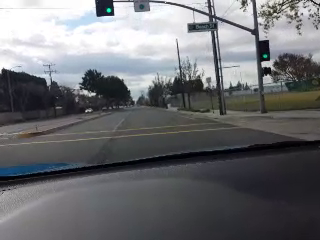
#> input picture frame 44 of 4.mp4, 320 x 240 px, given in place of project_video.mp4, which was not available
$ python HoughLine.py
#> lines starting #> are read from the running program, lines starting #| are printed output that depends on the picture; after the words box and inside, x2 and y2 are one past the last pixel; in counts of white or black regions, pixels touching at a corner belong together; pictures that were not available may be replaced by others from this repository, and a replacement may not be noted
import cv2     # import libraries of python OpenCV where its functionality resides
import numpy as np   # np is an alias pointing to numpy library

video = cv2.VideoCapture("project_video.mp4")

while True:
    ret, orig_frame = video.read()        # reads frames from a camera
#> orig_frame is the input picture: shape (240, 320, 3); mean B, G, R 113.6, 110.3, 109.1
    if not ret:
        video = cv2.VideoCapture("project_video.mp4")  # capture frames from a camera
        continue

    frame = cv2.GaussianBlur(orig_frame, (5, 5), 0)
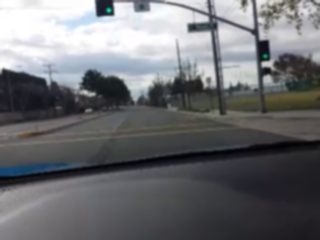
#> frame: shape (240, 320, 3); mean B, G, R 113.6, 110.3, 109.1
    hsv = cv2.cvtColor(frame, cv2.COLOR_BGR2HSV)
#> hsv: shape (240, 320, 3); mean H, S, V 99.7, 25, 115

    # [7 lines of commented-out code are left out]
    lower = np.uint8([200, 200, 200])
    upper = np.uint8([255, 255, 255])
    white_mask = cv2.inRange(orig_frame, lower, upper)
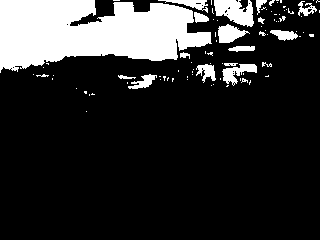
#> white_mask: shape (240, 320); 18.1% white; 90 white regions (71 under 20 px), largest, box (x1, y1, x2, y2) and area: (0, 0, 212, 73) 10687, (214, 0, 254, 27) 714, (218, 24, 250, 43) 360

    # yellow color mask
    lower = np.uint8([18, 94, 140])
    upper = np.uint8([48, 255, 255])
    yellow_mask = cv2.inRange(orig_frame, lower, upper)
#> yellow_mask: shape (240, 320); every value is 0

    # [10 lines of commented-out code are left out]
    white_image = cv2.bitwise_and(orig_frame, orig_frame, mask=white_mask)
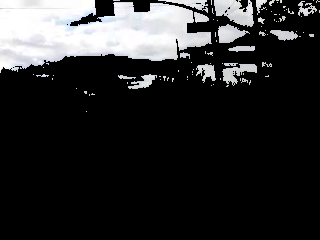
#> white_image: shape (240, 320, 3); mean B, G, R 43, 42.3, 42.1

    # Filter yellow pixels
#    lower_yellow = np.uint8([90, 100, 100])
 #   upper_yellow = np.uint8([110, 255, 255])
  #  yellow_mask = cv2.inRange(orig_frame, lower_yellow, upper_yellow)
    yellow_image = cv2.bitwise_and(orig_frame, orig_frame, mask=yellow_mask)
#> yellow_image: shape (240, 320, 3); every value is 0

    # Combine the two above images
  #  edges = cv2.addWeighted(white_image, 1., yellow_image, 1., 0.)
    mask = cv2.bitwise_or(white_mask, yellow_mask)
    masked = cv2.bitwise_and(orig_frame, orig_frame, mask = mask)
    edges = cv2.Canny(masked, 75, 150)
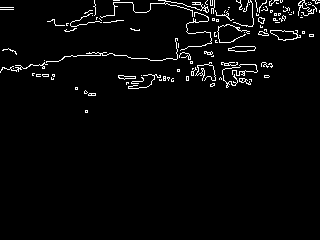
#> edges: shape (240, 320); 3.1% white in thin lines or dots, all inside (x1, y1, x2, y2) = (0, 0, 320, 113)


    lines = cv2.HoughLinesP(edges, 1, np.pi / 180, 50)
#> lines = 50 rows, first 6: [46, 61, 50, 61], [43, 63, 44, 63], [11, 70, 13, 70], [28, 66, 29, 66], [80, 55, 84, 55], [103, 52, 105, 52]
    if lines is not None:
        for line in lines:
            x1, y1, x2, y2 = line[0]
            cv2.line(frame, (x1, y1), (x2, y2), (0, 255, 0), 2)
#> this loop made 50 passes
#> (x1, y1, x2, y2) on passes 1 to 12: (46, 61, 50, 61), (43, 63, 44, 63), (11, 70, 13, 70), (28, 66, 29, 66), (80, 55, 84, 55), (103, 52, 105, 52), (273, 2, 273, 2), (177, 3, 182, 3), (102, 54, 102, 54), (7, 69, 9, 69), (222, 25, 223, 25), (192, 2, 200, 2)
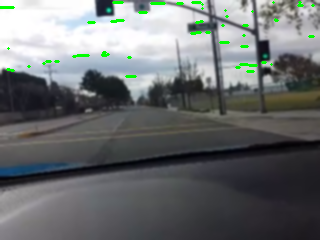
#> frame: shape (240, 320, 3); 1.07% of pixels changed, all inside (x1, y1, x2, y2) = (0, 1, 315, 78)

    cv2.imshow("frame", frame)        # Display the original video
    cv2.imshow("edges", edges)

    key = cv2.waitKey(25)       # Wait for Esc key to stop
#> (key Esc is pressed here)
    if key == 27:
        break

video.release()   # Close the window
cv2.destroyAllWindows()

$ run again, starting later in the video
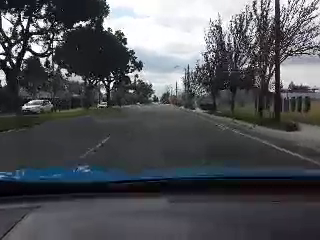
#> input picture frame 199 of 4.mp4, 320 x 240 px, given in place of project_video.mp4, which was not available
#> orig_frame is the input picture: shape (240, 320, 3); mean B, G, R 87.3, 82.9, 81
#> hsv: shape (240, 320, 3); mean H, S, V 108, 37, 88.4
#> `white_mask = cv2.inRange(orig_frame, lower, upper)`:
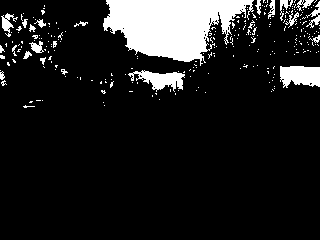
#> white_mask: shape (240, 320); 12.1% white; 264 white regions (241 under 20 px), largest, box (x1, y1, x2, y2) and area: (103, 0, 254, 66) 6149, (280, 66, 320, 88) 716, (128, 70, 185, 92) 626
#> yellow_mask: shape (240, 320); every value is 0
#> yellow_image: shape (240, 320, 3); every value is 0
#> edges: shape (240, 320); 4.2% white in thin lines or dots, all inside (x1, y1, x2, y2) = (0, 0, 320, 108)
#> lines = 167 rows, first 6: [311, 40, 314, 40], [253, 35, 254, 35], [292, 24, 293, 24], [47, 40, 49, 40], [42, 43, 42, 43], [178, 60, 187, 61]
#> the loop `for line in lines:` made 167 passes
#> after the loop `for line in lines:`:
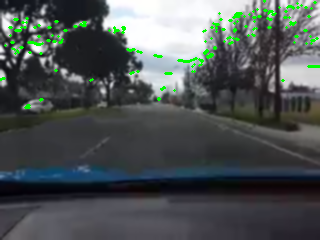
#> frame: shape (240, 320, 3); mean B, G, R 84.3, 84.6, 78

$ run again, starting later in the video
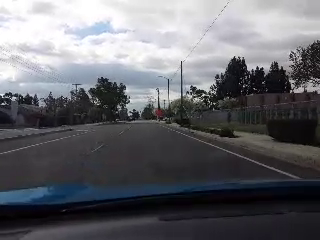
#> input picture frame 354 of 4.mp4, 320 x 240 px, given in place of project_video.mp4, which was not available
#> orig_frame is the input picture: shape (240, 320, 3); mean B, G, R 107.5, 102.3, 101.6
#> hsv: shape (240, 320, 3); mean H, S, V 108.4, 36.9, 108.3
#> `white_mask = cv2.inRange(orig_frame, lower, upper)`:
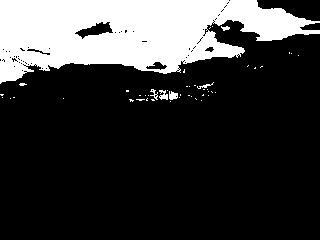
#> white_mask: shape (240, 320); 22.3% white; 47 white regions (41 under 20 px), largest, box (x1, y1, x2, y2) and area: (0, 0, 320, 84) 16785, (169, 91, 178, 100) 60, (159, 90, 168, 100) 58, (150, 89, 158, 100) 36, (197, 82, 214, 89) 34, (221, 26, 230, 31) 28
#> yellow_mask: shape (240, 320); every value is 0
#> yellow_image: shape (240, 320, 3); every value is 0
#> edges: shape (240, 320); 2.5% white in thin lines or dots, all inside (x1, y1, x2, y2) = (0, 0, 320, 103)
#> lines = 18 rows, first 6: [91, 63, 120, 63], [241, 31, 253, 31], [192, 49, 192, 49], [162, 65, 166, 65], [45, 67, 46, 67], [125, 57, 127, 57]
#> the loop `for line in lines:` made 18 passes
#> after the loop `for line in lines:`:
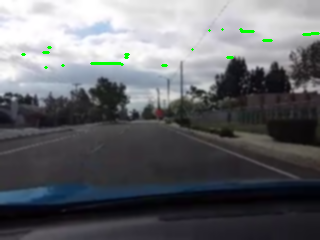
#> frame: shape (240, 320, 3); mean B, G, R 106.5, 102.6, 100.6
